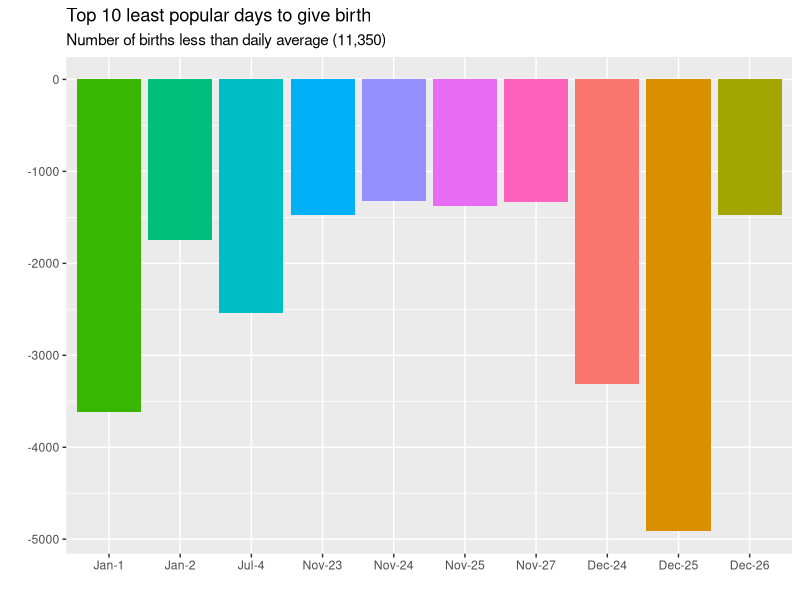
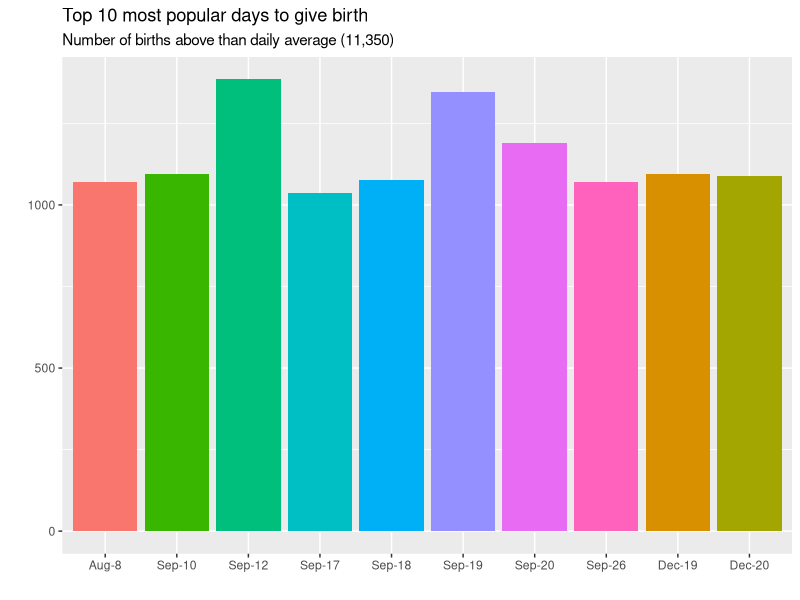
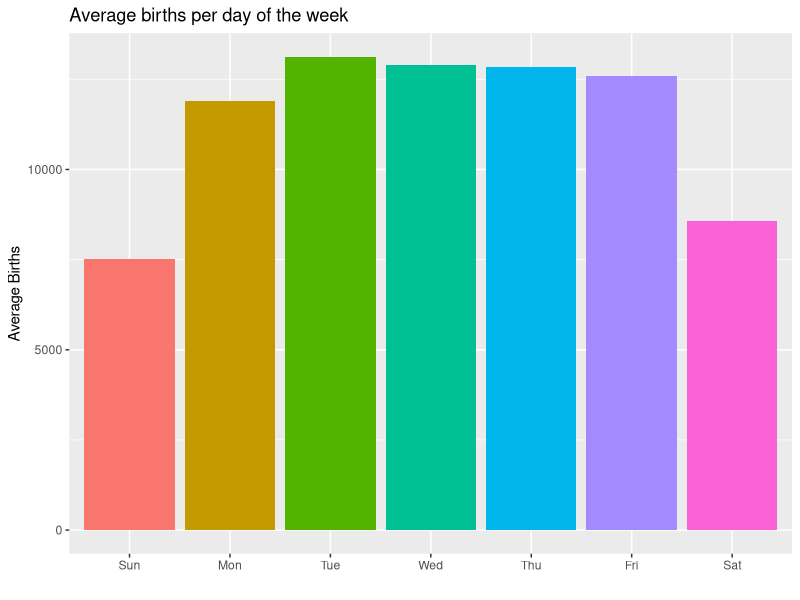
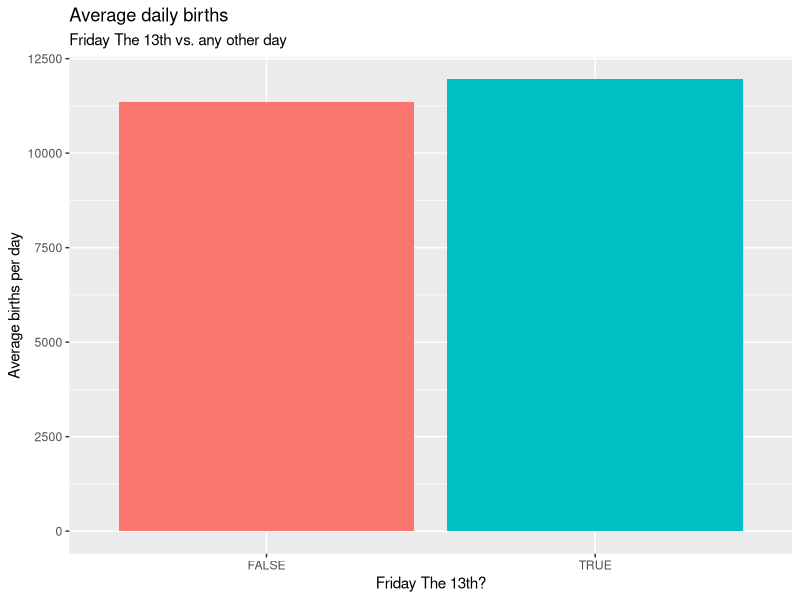
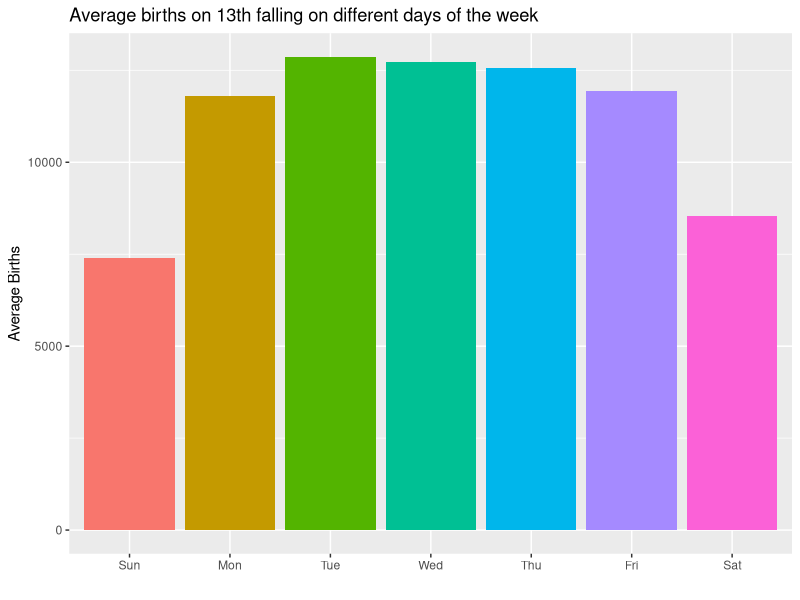
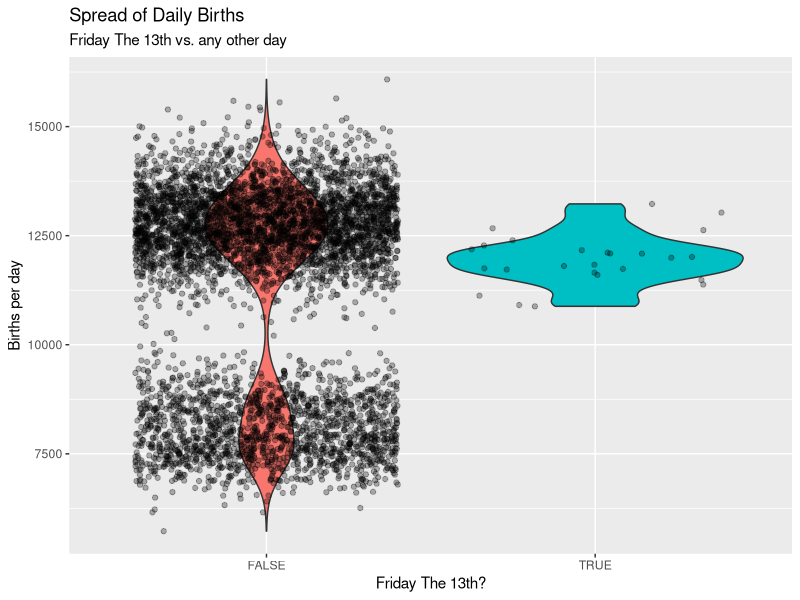
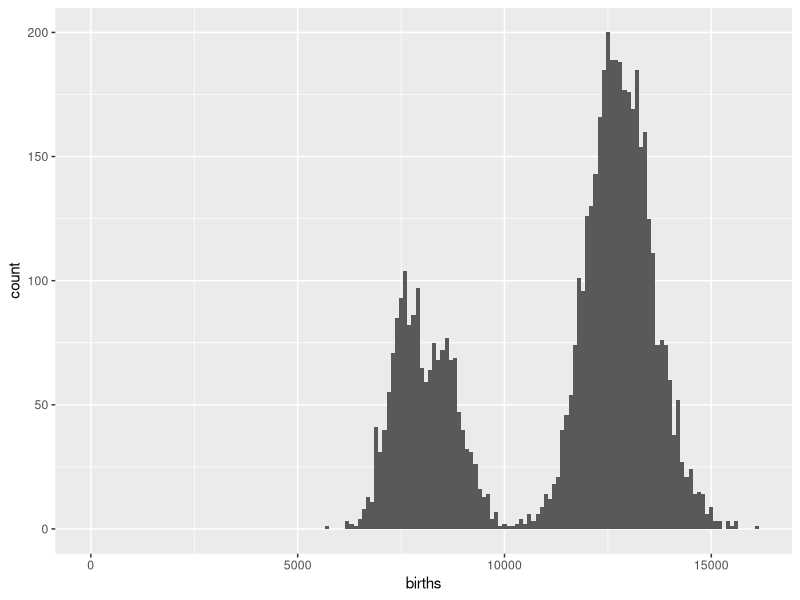

These figures' R source, in order:
## ---- chunk 1
knitr::opts_chunk$set(echo = FALSE)
## ---- chunk 2
library(tidyverse)
library(lubridate)
## ---- chunk 3
data <- read_csv("data/US_births_2000-2014_SSA_formatted.csv")
## ---- chunk 4
data %>% 
  mutate(dm = as.integer(paste(month(date), day(date),sep = "")),
         month_day = paste(month(date, label = TRUE), day(date),sep = "-"),
         daily_avg = mean(births)) %>% 
  group_by(dm, month_day, daily_avg) %>% 
  summarise(births = mean(births)) %>%
  mutate(less_births = births - daily_avg) %>% 
  arrange(less_births) %>% 
  head(10) %>% 
  ggplot(aes(fct_reorder(month_day, dm), less_births, fill = month_day)) +
  geom_col() + 
  labs(
    title = "Top 10 least popular days to give birth",
    subtitle = "Number of births less than daily average (11,350)",
    x = "",
    y = ""
  ) + 
  theme(legend.position = "none")
## ---- chunk 5
data %>% 
  mutate(dm = as.integer(paste(month(date), day(date),sep = "")),
         month_day = paste(month(date, label = TRUE), day(date),sep = "-"),
         daily_avg = mean(births)) %>% 
  group_by(dm, month_day, daily_avg) %>% 
  summarise(births = mean(births)) %>%
  mutate(less_births = births - daily_avg) %>% 
  arrange(desc(less_births)) %>% 
  head(10) %>% 
  ggplot(aes(fct_reorder(month_day, dm), less_births, fill = month_day)) +
  geom_col() + 
  labs(
    title = "Top 10 most popular days to give birth",
    subtitle = "Number of births above than daily average (11,350)",
    x = "",
    y = ""
  ) + 
  theme(legend.position = "none")
## ---- chunk 6
data %>% 
  group_by(day = factor(day, levels= c("Sun", "Mon", "Tue", "Wed", "Thu", "Fri", "Sat"))) %>% 
  summarise(avg_births = mean(births)) %>% 
  ggplot(aes(day, avg_births, fill = day)) + geom_col() + 
  labs(
    title = "Average births per day of the week",
    x = "",
    y = "Average Births"
  ) + 
  theme(legend.position = "none")
## ---- chunk 7
data %>% 
  group_by(friday13) %>% 
  summarise(avg_births = mean(births)) %>% 
  ggplot(aes(friday13, avg_births, fill = friday13)) + geom_col() + 
  labs(
    title = "Average daily births",
    subtitle = "Friday The 13th vs. any other day",
    x = "Friday The 13th?",
    y = "Average births per day"
  ) + 
  theme(legend.position = "none")
## ---- chunk 8
data %>% 
  filter(day(date)==13) %>% 
  group_by(day = factor(day, levels= c("Sun", "Mon", "Tue", "Wed", "Thu", "Fri", "Sat"))) %>% 
  summarise(avg_births = mean(births)) %>% 
  ggplot(aes(day, avg_births, fill = day)) + geom_col() + 
  labs(
    title = "Average births on 13th falling on different days of the week",
    x = "",
    y = "Average Births"
  ) + 
  theme(legend.position = "none")
## ---- chunk 9
data %>% 
  group_by(friday13) %>% 
  ggplot(aes(friday13, births, fill = friday13)) + 
  geom_violin() + 
  geom_jitter(alpha = 0.3) +
  labs(
    title = "Spread of Daily Births",
    subtitle = "Friday The 13th vs. any other day",
    x = "Friday The 13th?",
    y = "Births per day"
  ) + 
  theme(legend.position = "none")
## ---- chunk 10
data %>% 
  ggplot(aes(births)) + geom_histogram(binwidth = 100) + expand_limits(x=0)
## ---- chunk 11
data %>% 
  mutate(chunk = as_factor(case_when(births < 10000 ~ "low_births",
                           births >= 10000 ~ "high_births")))
